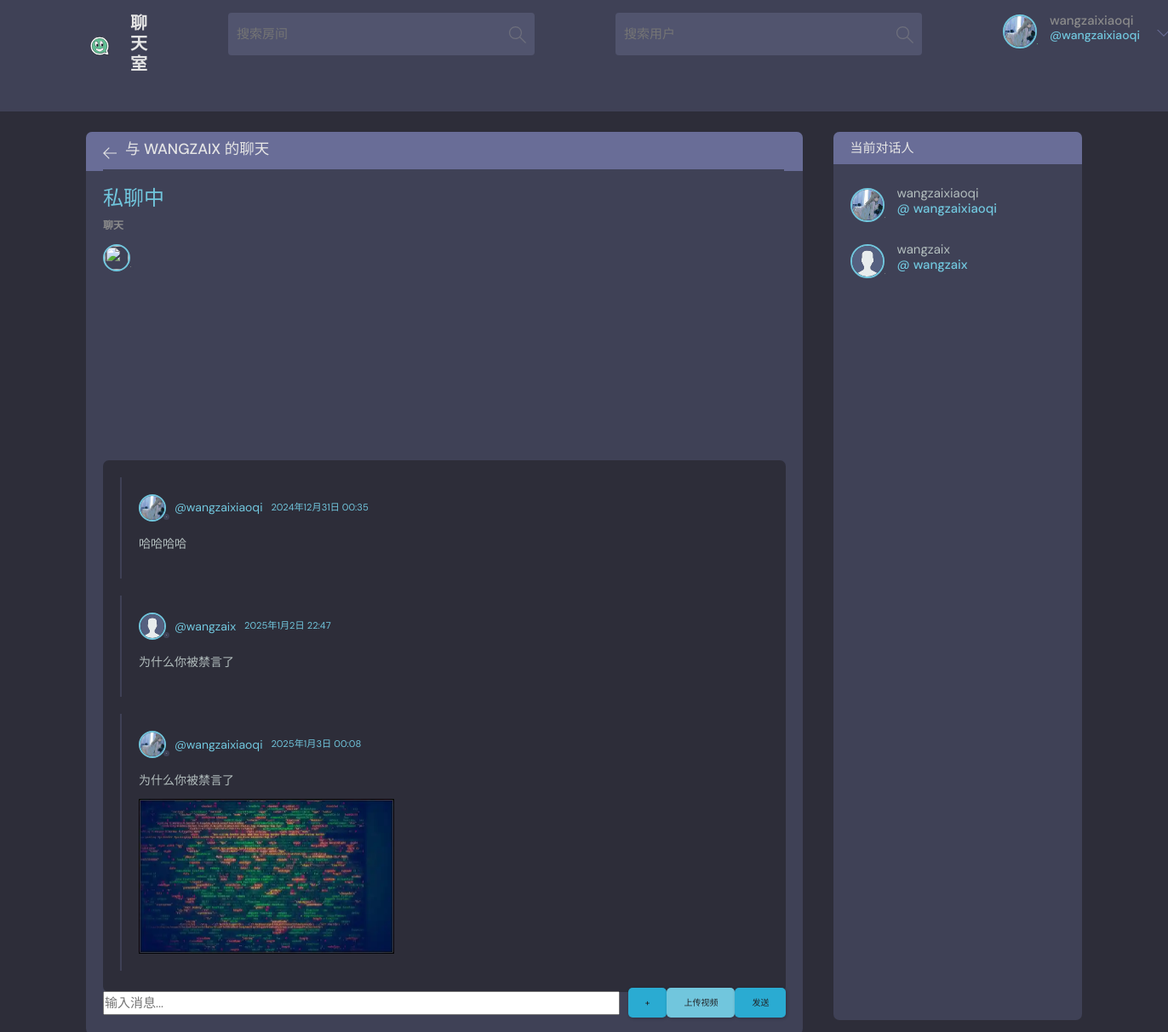
/dm/room/1/ (signed in), run on the app's committed database.
### base/models.py (models this page shows, shortened)
class User(AbstractUser):
    name = models.CharField(max_length=200, null=True, verbose_name='姓名')
    email = models.EmailField(unique=True, null=True, verbose_name='邮箱')  # 确保邮箱唯一
    bio = models.TextField(null=True, verbose_name='个人简介')
    favorites_rooms = models.ManyToManyField('Room', related_name='favorited_by', blank=True,
                                             verbose_name='收藏的房间')  # 用户收藏的房间
    avatar = models.ImageField(null=True, default='avatar.svg', verbose_name='头像')  # 默认头像
    score = models.IntegerField(default=0, verbose_name='积分')  # 用户积分
    created = models.DateTimeField(auto_now_add=True, verbose_name='创建时间')  # 创建时间
    updated = models.DateTimeField(auto_now=True, verbose_name='更新时间')  # 更新时间
    USERNAME_FIELD = 'email'  # 设置用户名字段为邮箱
    REQUIRED_FIELDS = []  # 创建用户时不需要额外字段
    is_muted = models.BooleanField(default=False, verbose_name='是否静音')
    mute_reason = models.CharField(max_length=255, blank=True, null=True, verbose_name='静音原因')
    mute_until = models.DateTimeField(blank=True, null=True, verbose_name='静音至')
    class Meta:
        verbose_name = '用户'
        verbose_name_plural = '用户列表'

class DirectMessageRoom(models.Model):
    user1 = models.ForeignKey(User, related_name='dm_room_user1', on_delete=models.CASCADE)
    user2 = models.ForeignKey(User, related_name='dm_room_user2', on_delete=models.CASCADE)
    created_at = models.DateTimeField(auto_now_add=True)

class DirectMessage(models.Model):
    room = models.ForeignKey(DirectMessageRoom, related_name='messages', on_delete=models.CASCADE)
    sender = models.ForeignKey(User, on_delete=models.CASCADE)
    content = models.TextField(blank=True)  # 允许为空
    image = models.ImageField(upload_to='direct_messages/', blank=True, null=True)  # 新增图片字段
    created_at = models.DateTimeField(auto_now_add=True)
    def __str__(self):
        return f"{self.sender.username}: {self.content}"

### base/views.py (the view)
# urls.py: path('dm/room/<int:room_id>/', views.dm_room, name='dm_room'),
@login_required(login_url='/login')
def dm_room(request, room_id):
    room = get_object_or_404(DirectMessageRoom, id=room_id)
    messages = room.messages.all()
    user1 = room.user1
    user2 = room.user2
    if request.method == 'POST':
        content = request.POST.get('content')
        image = request.FILES.get('image')  # 获取上传的图片
        if content or image:  # 只在内容或图片不为空时创建消息
            DirectMessage.objects.create(room=room, sender=request.user, content=content, image=image)
            return redirect('dm_room', room_id=room.id)
    return render(request, 'base/dm_room.html', {'room': room, 'messages': messages})

### base/templates/base/dm_room.html (shortened to what this page needs)
{% extends 'main.html' %}
{% block content %}
    <main class="profile-page layout layout--2">
        <div class="container">
            <div class="room">
                <div class="room__top">
                    <div class="room__topLeft">
                        <a href="{% url 'home' %}">
                            <svg version="1.1" xmlns="http://www.w3.org/2000/svg" width="32" height="32"
                                 viewBox="0 0 32 32">
                                <title>arrow-left</title>
                                <path d="M13.723 2.286l-13.723 13.714 13.719 13.714 1.616-1.611-10.96-10.96h27.625v-2.286h-27.625l10.965-10.965-1.616-1.607z"></path>
                            </svg>
                        </a>
                        <h3>与
                            {% if room.user2 == request.user %}
                                {{ room.user1.username }} 的聊天
                            {% else %}
                                {{ room.user2.username }} 的聊天
                            {% endif %}
                        </h3>
                    </div>
                </div>
                <div class="room__box scroll">
                    <div class="room__header scroll">
                        <div class="room__info">
                            <h3>私聊中</h3>
                        </div>
                        <div class="room__hosted">
                            <p>聊天</p>
                            <a class="room__author">
                                <div class="avatar avatar--small">
                                    <img src="https://fastly.jsdelivr.net/npm/@vant/assets/cat.jpeg"/>
                                </div>
                            </a>
                        </div>
                    </div>
                    <div class="room__conversation" id="conversation">
                        <div class="threads scroll" id="threads">
                            {% for message in room.messages.all %}
                                <div class="thread">
                                    <div class="thread__top">
                                        <div class="thread__author">
                                            <div class="room__hosted">
                                                <a class="room__author">
                                                    <div class="avatar avatar--small">
                                                        <img src="{{ message.sender.avatar.url }}"
                                                             alt="{{ message.sender.username }} 的头像"
                                                             class="avatar--small"/>
                                                    </div>
                                                    <span>@{{ message.sender.username }}</span>
                                                    <small>{{ message.created_at }}</small>
                                                </a>
                                            </div>
                                        </div>
                                    </div>
                                    <div class="thread__details">
                                        <p>{{ message.content }}</p>
                                        {% if message.image %}
                                            <img src="{{ message.image.url }}" alt="Message Image" class="message-image"
                                                 style="max-width: 300px; height: auto;"/>
                                        {% endif %}
                                    </div>
                                </div>
                            {% endfor %}
                        </div>
                    </div>
                </div>
                <div class="room__message">
                    <form id="messageForm" enctype="multipart/form-data">
                        <div class="input-container">
                            <input name="content" placeholder="输入消息..." class="message-input" required></input>
                            <button type="button" class="btn btn--upload" id="uploadButton"
                                    style="background-color: #2aabd2">+
                            </button>
                            <button type="button" class="btn btn--upload" id="videoUploadButton"
                                    style="background-color: #71C6DD">上传视频
                            </button>
                            <button type="submit" class="btn btn--send" style="background-color: #2aabd2">发送</button>
                        </div>
                    </form>
                </div>
            </div>
            <div class="participants">
                <h4 class="participants__top">当前对话人</h4>
                <div class="participants__list scroll">
                    <a href="{% url 'user-profile' room.user1.id %}" class="participant">
                        <div class="avatar avatar--medium">
                            <img src="{{ room.user1.avatar.url }}" alt="{{ room.user1.username }} 的头像"/>
                        </div>
                        <p>
                            {{ room.user1.username }}
                            <span>@ {{ room.user1.username }}</span>
                        </p>
                    </a>
                    <a href="{% url 'user-profile' room.user2.id %}" class="participant">
                        <div class="avatar avatar--medium">
                            <img src="{{ room.user2.avatar.url }}" alt="{{ room.user2.username }} 的头像"/>
                        </div>
                        <p>
                            {{ room.user2.username }}
                            <span>@ {{ room.user2.username }}</span>
                        </p>
                    </a>
                </div>
            </div>
        </div>
    </main>
{% endblock %}

### templates/navbar.html (shortened to what this page needs)
{% load static %}
<header class="header header--loggedIn">
    <div class="container">
        <a href="{% url 'home' %}" class="header__logo">
            <img src="{% static 'images/logo.svg' %}" alt="Logo"/>
            <h1>聊天室</h1>
        </a>
        <form class="header__search" method="GET" action="{% url 'home' %}">
            <label>
                <input name="q" placeholder="搜索房间"/>
                <button type="submit" style="  opacity: 0.5; background-color: #51546E;   border: none;">
                </button>
            </label>
        </form>
        <form class="header__search" method="GET" action="{% url 'search-user' %}">
            <label>
                <input name="user" id="userSearch" placeholder="搜索用户"/>
                <button type="submit" id="searchUserButton"
                        style="  opacity: 0.5; background-color: #51546E;   border: none;">
                </button>
            </label>
        </form>
        <nav class="header__menu">
            {% if request.user.is_authenticated %}
            <div class="header__user">
                <a href="{% url 'user-profile' request.user.id %}">
                    <div class="avatar avatar--medium active">
                        <img src="{{ request.user.avatar.url }}" alt="{{ request.user.username }} 的头像"/>
                    </div>
                    <p>{{ request.user.username }}<span>@{{ request.user.username }}</span></p>
                </a>
                <button class="dropdown-button" onclick="toggleDropdown()">
                    <svg xmlns="http://www.w3.org/2000/svg" width="32" height="32" viewBox="0 0 32 32">
                        <path d="M16 21l-13-13h-3l16 16 16-16h-3l-13 13z"></path>
                    </svg>
                </button>
            </div>
            {% endif %}
        </nav>
    </div>
    <div id="announcements">
    </div>
</header>

### templates/navbar.html (style rules this page uses)
#announcements { overflow: hidden; white-space: nowrap; }

### data on the page
User: user.avatar (picture), user.username "wangzaixiaoqi"
DirectMessageRoom: user2.username "WANGZAIX", user1.avatar (picture), user1.username "wangzaixiaoqi", user2.avatar (placeholder picture), user2.username "wangzaix"
DirectMessage: sender.avatar (picture), sender.username "wangzaixiaoqi", created_at "2024年12月31日 00:35", content "哈哈哈哈"
DirectMessage: sender.avatar (placeholder picture), sender.username "wangzaix", created_at "2025年1月2日 22:47", content "为什么你被禁言了"
DirectMessage: sender.avatar (picture), sender.username "wangzaixiaoqi", created_at "2025年1月3日 00:08", content "为什么你被禁言了", image (picture)
